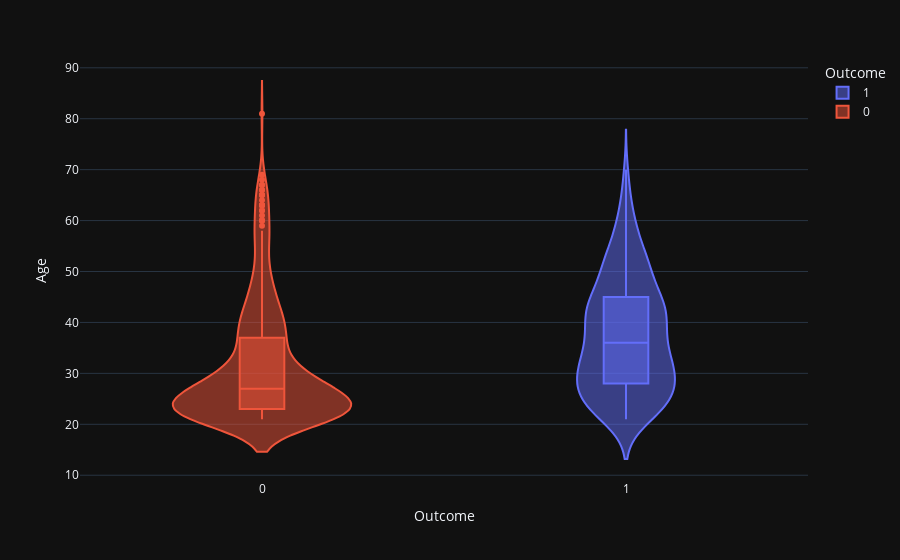

This figure's notebook cell:
### Markdown cell above
繪製提琴圖 觀察'年齡'與'是否有糖尿病'的關係

可知年齡在25-45之間患有糖尿病的人多於沒有糖尿病

### Code cell
violin('Age')

### Figure 1 — Plotly figure (JSON) as saved in the notebook; plotly's stock layout.template omitted (floating-point values rounded to 4 significant figures; data arrays with more than 128 entries replaced by an {"elided": "..."} marker saying what was removed)
{"data": [{"alignmentgroup": "True", "box": {"visible": true}, "hovertemplate": "Outcome=%{x}<br>Age=%{y}<extra></extra>", "legendgroup": "1", "marker": {"color": "#636efa"}, "name": "1", "offsetgroup": "1", "orientation": "v", "scalegroup": "True", "showlegend": true, "type": "violin", "x": {"elided": "249 int values"}, "x0": " ", "xaxis": "x", "y": {"elided": "249 int values"}, "y0": " ", "yaxis": "y"}, {"alignmentgroup": "True", "box": {"visible": true}, "hovertemplate": "Outcome=%{x}<br>Age=%{y}<extra></extra>", "legendgroup": "0", "marker": {"color": "#EF553B"}, "name": "0", "offsetgroup": "0", "orientation": "v", "scalegroup": "True", "showlegend": true, "type": "violin", "x": {"elided": "475 int values"}, "x0": " ", "xaxis": "x", "y": {"elided": "475 int values"}, "y0": " ", "yaxis": "y"}], "layout": {"legend": {"title": {"text": "Outcome"}, "tracegroupgap": 0}, "margin": {"t": 60}, "violinmode": "overlay", "xaxis": {"anchor": "y", "categoryarray": [1, 0], "categoryorder": "array", "domain": [0, 1], "title": {"text": "Outcome"}}, "yaxis": {"anchor": "x", "domain": [0, 1], "title": {"text": "Age"}}}}
